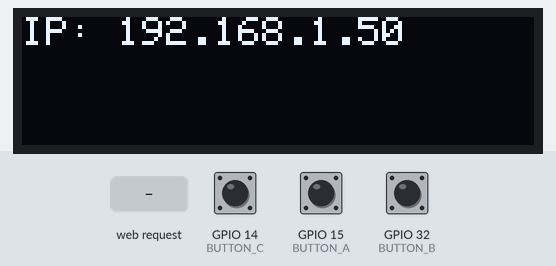
Simulated run of this program. Board: ESP32. Parts: 128×32 one-colour display. Inputs (shaded band) come from the test bench; at power-on: GPIO 15 (BUTTON_A) HIGH, GPIO 32 (BUTTON_B) HIGH, GPIO 14 (BUTTON_C) HIGH. WiFi joins after 1.5 s; servers stay silent unless stated; the local clock reads 2024-03-15 10:24:30 at power-on unless the program sets it; not simulated (calls return 0 or success): secrets.h; what the program prints to the serial monitor is not drawn.

Above: at 1.6 s.
3.8 s: GPIO 15 (BUTTON_A) pulled LOW for 0.15 s
At 4.7 s:
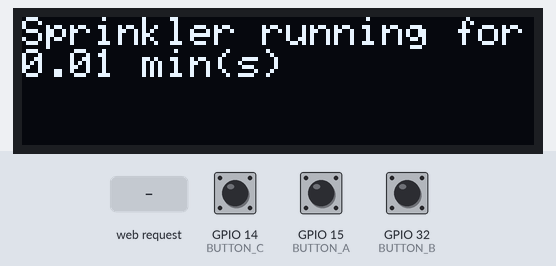
6.9 s: GPIO 32 (BUTTON_B) pulled LOW for 0.15 s
At 8.2 s:
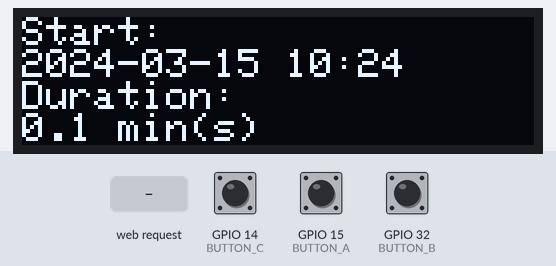
8.5 s: HTTP request GET /on received
At 10.0 s:
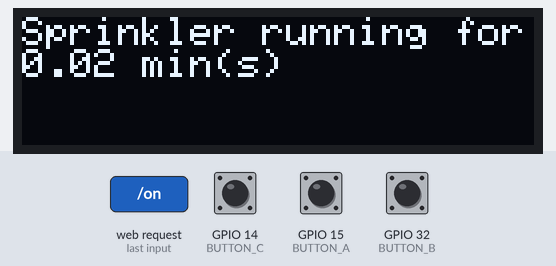
11.5 s: GPIO 32 (BUTTON_B) pulled LOW for 0.15 s
At 12.0 s:
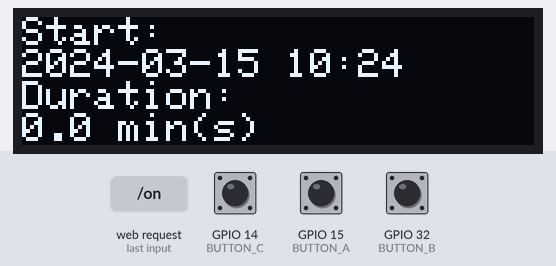
13.2 s: GPIO 15 (BUTTON_A) pulled LOW for 1 s
At 16.2 s:
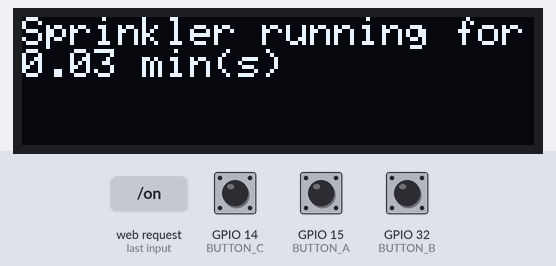
Timing chart, 0 to 17.7 s (numbered marks = the images above; inputs shaded):
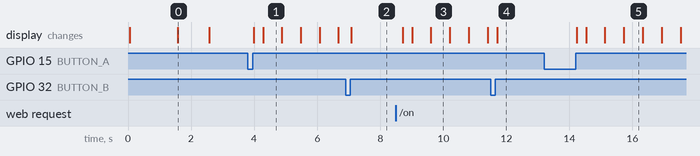

The program:

main.cpp
```cpp
/********************************************************

  Alex's sprinkler control

 *********************************************************/

#include "main.h"

#include <Adafruit_GFX.h>
#include <Adafruit_SSD1306.h>
#include <NTPClient.h>
#include <TimeLib.h>
#include <Timezone.h>
#include <WebServer.h>
#include <WiFi.h>
#include <WiFiUDP.h>
#include <Wire.h>

#include "ButtonHook.h"
#include "secrets.h"

// Sprinkler state
enum SprinklerState { ON, OFF, UNKNOWN };
SprinklerState sprinklerState = UNKNOWN;
unsigned long sprinklerStart = 0;
unsigned long manualOverride = 0;
time_t sprinklerStartTime = 0;
char sprinklerStartDisplay[50] = "Start: N/A\n";
char sprinklerDurationDisplay[50] = "Run: N/A\n";

time_t lastRunStartTime = 0;
unsigned long lastRunDurationMs = 0;

// Internet setup
WebServer server(80);
unsigned long checkServerTime = 0;
unsigned long lastHeapLog = 0;  // for periodic heap logging

// Display
Adafruit_SSD1306 display = Adafruit_SSD1306(128, 32, &Wire);
unsigned long turnDisplayOff = 0;

// Button handling
ButtonHook buttonHook(LONG_PRESS);

// NTP
IPAddress timeServer(129, 6, 15, 28);
WiFiUDP ntpUdp;
NTPClient ntpClient(ntpUdp, timeServer);
unsigned long checkTimeAfter = 0;
TimeChangeRule myPST = {"PST", Second, Sun, Mar,
                        2,     -7 * 60};  // Daylight time = UTC - 7 hours
TimeChangeRule myPDT = {"PDT", First,  Sun, Nov,
                        2,     -8 * 60};  // Standard time = UTC - 8 hours
Timezone myTZ(myPST, myPDT);

static void setSprinklerOn();
static void setSprinklerOff();
static void pulseLatch(int pin);

void setup() {
  Serial.begin(115200);

  // Setup relay pins
  pinMode(TRIGGER_PIN_ON, OUTPUT);
  pinMode(TRIGGER_PIN_OFF, OUTPUT);
  pulseLatch(TRIGGER_PIN_OFF);

  // Setup buttons
  pinMode(BUTTON_A, INPUT_PULLUP);
  pinMode(BUTTON_B, INPUT_PULLUP);
  pinMode(BUTTON_C, INPUT_PULLUP);

  buttonHook.registerButton(BUTTON_A, &buttonAPressed);
  buttonHook.registerButton(BUTTON_B, &buttonBPressed);
  buttonHook.registerButton(BUTTON_C, &buttonCPressed);

  display.begin(SSD1306_SWITCHCAPVCC, 0x3C);  // Address 0x3C for 128x32
  Serial.println("OLED begun");

  displayOnWithTimeout();

  display.dim(true);
  display.setTextSize(1);
  display.setTextColor(SSD1306_WHITE);
  printDisplay("connecting internet...");

  WiFi.mode(WIFI_STA);

  const char* ssid = SECRET_SSID;
  const char* passkey = SECRET_PASSKEY;

  printStringLn("connecting internet");
  WiFi.begin(ssid, passkey);

  while (!WiFi.isConnected()) {
    delay(500);
    printString(".");
  }
  printStringLn("");

  WiFi.setAutoReconnect(true);

  printStringLn("internet initialized");
  char ipBuffer[32];
  snprintf(ipBuffer, sizeof(ipBuffer), "IP: %s",
           WiFi.localIP().toString().c_str());
  printDisplay(ipBuffer);

  server.on("/on", sprinklerOnWebHandler);
  server.on("/off", sprinklerOffWebHandler);
  server.on("/", HTTP_GET, infoHandler);
  server.begin();

  printStringLn("HTTP server started");

  // NTP
  ntpClient.begin();
  Serial.println("ntp started");
  setSyncProvider(getTime);
  Serial.println("ntp done");
}

void loop() {
  buttonHook.checkButtons();

  if (millis() >= turnDisplayOff) {
    display.clearDisplay();
    display.display();
  }

  // If sprinkler override is on and has expired, turn the sprinkler off
  if (manualOverride != 0 && (long)(millis() - manualOverride) >= 0) {
    manualOverride = 0;
    setSprinklerOff();
  }

  if (millis() > checkServerTime) {
    server.handleClient();
    checkServerTime = millis() + CHECK_SERVER_DELAY;
  }

  // Failsafe if sprinkler is running too long
  if (sprinklerState != OFF && (millis() - sprinklerStart) > SPRINKLER_ON_MAX) {
    printStringLn("sprinkler on past max threshold, turning off");
    setSprinklerOff();
  }

  // Display sprinkler state
  if (sprinklerState == ON) {
    char buffer[64];
    unsigned long duration = millis() - sprinklerStart;
    snprintf(buffer, sizeof(buffer), "Sprinkler running for\n%.2f min(s)",
             duration / 60000.0);
    printDisplay(buffer);
  } else {
    char buffer[sizeof(sprinklerStartDisplay) +
                sizeof(sprinklerDurationDisplay) + 2];
    snprintf(buffer, sizeof(buffer), "%s\n%s", sprinklerStartDisplay,
             sprinklerDurationDisplay);
    printDisplay(buffer);
  }

  // Periodic heap logging to help diagnose fragmentation/leaks
  if (millis() - lastHeapLog >= 60000UL) {
    lastHeapLog = millis();
    Serial.printf("heap free=%lu\n", (unsigned long)ESP.getFreeHeap());
  }
}

void buttonAPressed(bool longPress) { sprinklerOnButtonHandler(longPress); }

void buttonBPressed(bool longPress) { sprinklerOffButtonHandler(); }

void buttonCPressed(bool longPress) { displayOnWithTimeout(); }

void sprinklerOnButtonHandler(bool longPress) {
  // Set the override timeout and turn on the sprinkler
  if (longPress) {
    printStringLn("running sprinkler for 60 mins");
    manualOverride = millis() + MANUAL_OVERRIDE_60;
  } else {
    printStringLn("running sprinkler for 30 mins");
    manualOverride = millis() + MANUAL_OVERRIDE_30;
  }

  setSprinklerOn();
}

void sprinklerOffButtonHandler() {
  // Reset the override timeout and turn off the sprinkler
  manualOverride = 0;
  setSprinklerOff();
}

void sprinklerOnWebHandler() {
  if (manualOverride != 0) {
    server.send(200, "application/json", "{\"status\":\"override\"}");
    return;
  }

  setSprinklerOn();
  server.send(200, "application/json", "{\"status\":\"on\"}");
}

void sprinklerOffWebHandler() {
  if (manualOverride != 0) {
    server.send(200, "application/json", "{\"status\":\"override\"}");
    return;
  }

  setSprinklerOff();
  server.send(200, "application/json", "{\"status\":\"off\"}");
}

static void pulseLatch(int pin) {
  digitalWrite(pin, HIGH);
  delay(12);
  digitalWrite(pin, LOW);
}

static void setSprinklerOn() {
  if (sprinklerState == ON) {
    printStringLn("sprinkler already on");
    return;
  }

  printStringLn("turning sprinkler on");
  sprinklerState = ON;
  sprinklerStart = millis();
  time_t t = myTZ.toLocal(now());
  lastRunStartTime = t;

  snprintf(sprinklerStartDisplay, sizeof(sprinklerStartDisplay),
           "Start:\n%d-%02d-%02d %02d:%02d", year(t), month(t), day(t), hour(t),
           minute(t));
  displayOnWithTimeout();
  pulseLatch(TRIGGER_PIN_ON);
}

static void setSprinklerOff() {
  printStringLn("turning sprinkler off");

  if (sprinklerState == ON) {
    unsigned long duration = millis() - sprinklerStart;
    lastRunDurationMs = duration;
    sprinklerState = OFF;
    sprinklerStart = 0;

    snprintf(sprinklerDurationDisplay, sizeof(sprinklerDurationDisplay),
             "Duration:\n%.1f min(s)", duration / 60000.0);

    displayOnWithTimeout();
  }

  // Always turn off to be safe
  pulseLatch(TRIGGER_PIN_OFF);
}

void infoHandler() {
  printStringLn("returning info");
  if (lastRunStartTime == 0) {
    server.send(200, "application/json", "{}");
    return;
  }

  time_t t = lastRunStartTime;
  char timebuf[32];
  snprintf(timebuf, sizeof(timebuf), "%04d-%02d-%02d %02d:%02d", year(t),
           month(t), day(t), hour(t), minute(t));

  char statusBuf[9];

  if (manualOverride != 0) {
    sprintf(statusBuf, "override");
  } else if (sprinklerState == ON) {
    sprintf(statusBuf, "on");
  } else {
    sprintf(statusBuf, "off");
  }

  unsigned long duration;
  if (sprinklerState == ON) {
    duration = millis() - sprinklerStart;
  } else {
    duration = lastRunDurationMs;
  }

  char jsonbuf[128];
  snprintf(jsonbuf, sizeof(jsonbuf),
           "{\"start\":\"%s\",\"duration_ms\":%lu,\"status\":\"%s\"}", timebuf,
           duration, statusBuf);

  server.send(200, "application/json", jsonbuf);
}

void displayOnWithTimeout() { turnDisplayOff = millis() + DISPLAY_TIMEOUT; }

void printDisplay(const char* str) {
  display.clearDisplay();

  if (turnDisplayOff <= millis()) {
    display.display();
    return;
  }

  display.setCursor(0, 0);
  display.println(str);
  display.display();
  display.setCursor(0, 0);
}

void printDisplay(String str) { printDisplay(str.c_str()); }

time_t getTime() { return ntpClient.getTime(); }

void printString(const char* str) {
  const char* p = str;
  while (*p) {
    Serial.print(*p);
    p++;
  }
}

void printStringLn(const char* str) {
  printString(str);
  Serial.print('\n');
}
```

main.h
```cpp
#ifndef main_h_
#define main_h_

#include <Arduino.h>
#include <TimeLib.h>

#define TRIGGER_PIN_ON 13 // For 24V relay switching
#define TRIGGER_PIN_OFF 27 // For 24V relay switching

// Actual Feather board button pins used by the hardware.
#define BUTTON_A 15
#define BUTTON_B 32
#define BUTTON_C 14

const int CHECK_TIME_DELAY_MS = 5 * 60 * 1000; // 5 mins
const int CHECK_SERVER_DELAY = 500;
const int SPRINKLER_ON_MAX = 60 * 60000; // 1 hour
const int DISPLAY_TIMEOUT = 60 * 1000; // 1 min
const int LONG_PRESS = 2 * 1000; // 2s
const int MANUAL_OVERRIDE_30 = 30 * 60 * 1000; // 30 mins
const int MANUAL_OVERRIDE_60 = 60 * 60 * 1000; // 60 mins

// Helpers
void sprinklerOnWebHandler();
void sprinklerOffWebHandler();
void sprinklerOnButtonHandler(bool longPress);
void sprinklerOffButtonHandler();
void infoHandler();
void toggleOverride();
time_t getTime();
void buttonAPressed(bool);
void buttonBPressed(bool);
void buttonCPressed(bool);
void displayOnWithTimeout();
void printDisplay(String str);
void printString(const char *str);
void printStringLn(const char *str);

#endif
```

Measured:
- after the input at 3.8 s, the display: first changes after 0.18 s (image 1 shows a later state)
- after the input at 6.9 s, the display: changes after 0.18 s (image 2)
- after the input at 8.5 s, the display: first changes after 0.21 s (image 3 shows a later state)
- after the input at 11.5 s, the display: changes after 0.21 s (image 4)
- after the input at 13.2 s, the display: first changes after 1.0 s (image 5 shows a later state)
- what the display in image 0 shows lasts 1.0 s, from 1.6 s to 2.6 s
- what the display in image 1 shows lasts 0.6 s, from 4.3 s to 4.9 s
